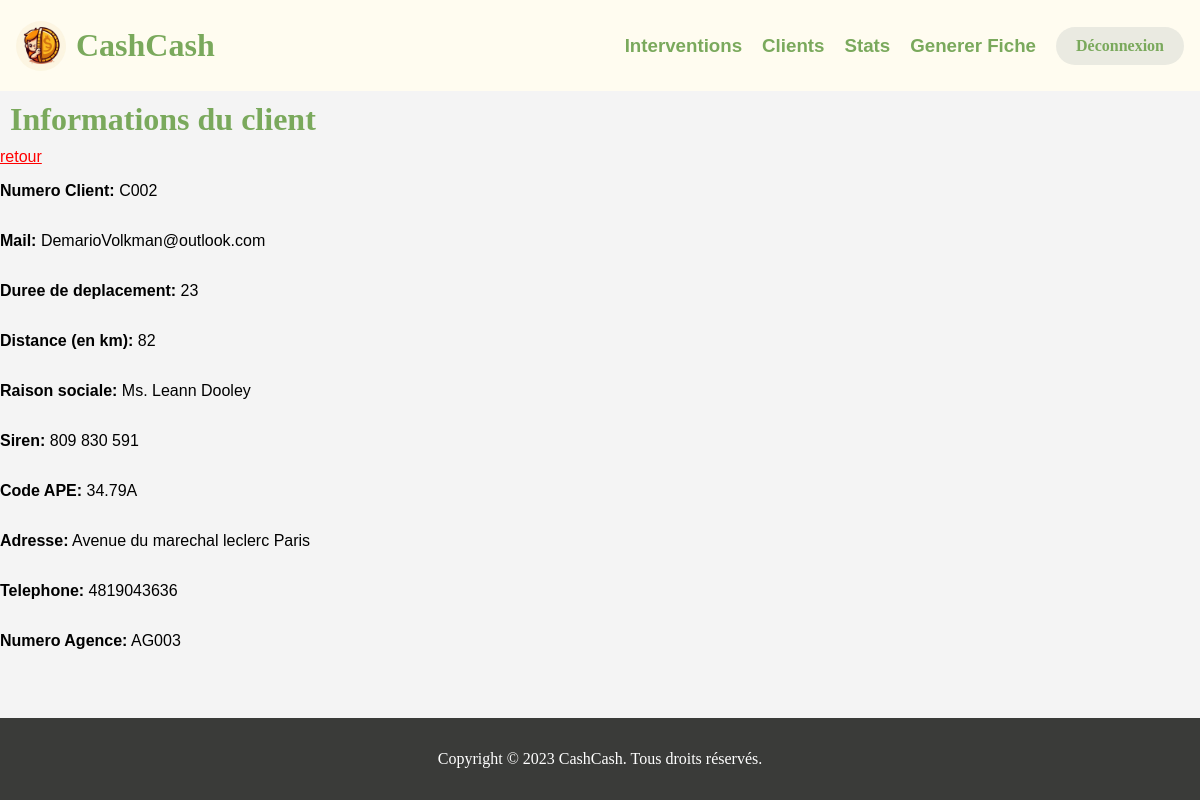
The page /?action=details&numero_client=C002 (signed in) on the database its author committed.
### tables this page shows
CREATE TABLE `clients` (
  `numero_client` varchar(191) NOT NULL,
  `email` varchar(50) NOT NULL,
  `duree_deplacement` double(8,2) NOT NULL,
  `distanceKM` int(11) NOT NULL,
  `raison_sociale` varchar(50) NOT NULL,
  `siren` varchar(50) NOT NULL,
  `code_ape` varchar(50) NOT NULL,
  `adresse` varchar(50) NOT NULL,
  `telephone_client` varchar(10) NOT NULL,
  `numero_agence` varchar(50) NOT NULL
);

### controleur/detailsClient.php (called while the page is built)
<?php
    include './vue/header.html.php';
if (isset($_GET['numero_client']) && !empty($_GET['numero_client'])) {
    $num = $_GET['numero_client'];
    $client = getClientByNumClient($num);
} else {
    echo "Le numéro de client n'a pas été spécifié.";
}
include './vue/vueDetailsClient.php';
include './vue/footer.html.php';
?>

### index.php (called while the page is built, shortened)
<?php
    include "getRacine.php";
    include "$racine/modele/bd.utilisateur.php";
    if (isset($_GET["action"])) {
        $action = $_GET["action"];
    } else {
        $action = "defaut";
    }
    $fichier = controleurPrincipal($action);
    include "$racine/controleur/$fichier";
?>

### modele/bd.utilisateur.php (called while the page is built, shortened)
<?php
    function getClientByNumClient($num){
        $base = connexionPDO();
        $statement = $base->prepare("SELECT * FROM clients WHERE numero_client = ?");
        $statement->execute([$num]);
        $resultat = $statement->fetch(PDO::FETCH_ASSOC);
        return $resultat;
    }
?>

### vue/vueDetailsClient.php (the view)
<h1>Informations du client</h1>
<a style='color: red' href="?action=tbClients">retour</a>
 <p><strong>Numero Client:</strong> <?php echo $client['numero_client']; ?></p>
 <p><strong>Mail:</strong> <?php echo $client['email']; ?></p>
 <p><strong>Duree de deplacement:</strong> <?php echo $client['duree_deplacement']; ?></p>
 <p><strong>Distance (en km):</strong> <?php echo $client['distanceKM']; ?></p>
 <p><strong>Raison sociale:</strong> <?php echo $client['raison_sociale']; ?></p>
 <p><strong>Siren:</strong> <?php echo $client['siren']; ?></p>
 <p><strong>Code APE:</strong> <?php echo $client['code_ape']; ?></p>
 <p><strong>Adresse:</strong> <?php echo $client['adresse']; ?></p>
 <p><strong>Telephone:</strong> <?php echo $client['telephone_client']; ?></p>
 <p><strong>Numero Agence:</strong> <?php echo $client['numero_agence']; ?></p>

### vue/header.html.php (shortened to what this page needs)
<header>
    <img src="image/cashcash.png" alt="Logo Cash Cash">
    <h1><a href="?action=" style="text-decoration: none; color: inherit;">CashCash</a></h1>
<?php    if(isset($_SESSION['type'])){
        if($_SESSION['type'] == "assistant"){ ?>
        <h3><a href="?action=assistant" style="text-decoration: none; color: #7AA95C;" class="element">Interventions</a></h3>
        <h3><a href="?action=tbClients" style="text-decoration: none; color: #7AA95C;" class="element">Clients</a></h3>
        <h3><a href="?action=stats&type=TC001&tech=T217" style="text-decoration: none; color: #7AA95C;" class="element">Stats</a></h3>
        <h3><a href="?action=generer" style="text-decoration: none; color: #7AA95C;" class="element">Generer Fiche</a></h3>
        <?php
        }else{?>
            <h3><a href="?action=inter" style="text-decoration: none; color: #7AA95C;" class="element">Interventions</a></h3>
            <?php
        }
    }
    if(isset($_SESSION['type'])){
        echo '<a href="?action=deco" class="deco">Déconnexion</a>';
    }
?>
</header>

### vue/footer.html.php
<footer>
<p>Copyright © 2023 CashCash. Tous droits réservés.</p>
</footer>
</html>

### css/style.css (style rules this page uses)
header { background-color: #FFFCF0; color: #fff; text-align: center; padding: 1em; display: flex; justify-content: space-between; align-items: center; }
h1 { font-family: "Neuton Extralight"; font-weight: 700; color: #7AA95C; margin: 10px; margin-right: auto; }
img { max-height: 50px; border-radius: 50%; }
.deco { font-family: "Neuton Extralight"; background-color: #EAEAE1; color: #7AA95C; padding: 10px 20px; border: none; border-radius: 20px; cursor: pointer; text-decoration: none; font-weight: 700; }
footer { font-family: "Neuton Extralight"; background-color: #3A3B39; color: #fff; text-align: center; padding: 1em; margin-top: auto; }

### vue/header.html.php (style rules this page uses)
.element { margin-right: 20px; }

### rows shown on the page
clients: numero_client "C002", email "DemarioVolkman@outlook.com", duree_deplacement "23", distanceKM "82", raison_sociale "Ms. Leann Dooley", siren "809 830 591", code_ape "34.79A", adresse "Avenue du marechal leclerc Paris", telephone_client "4819043636", numero_agence "AG003"
